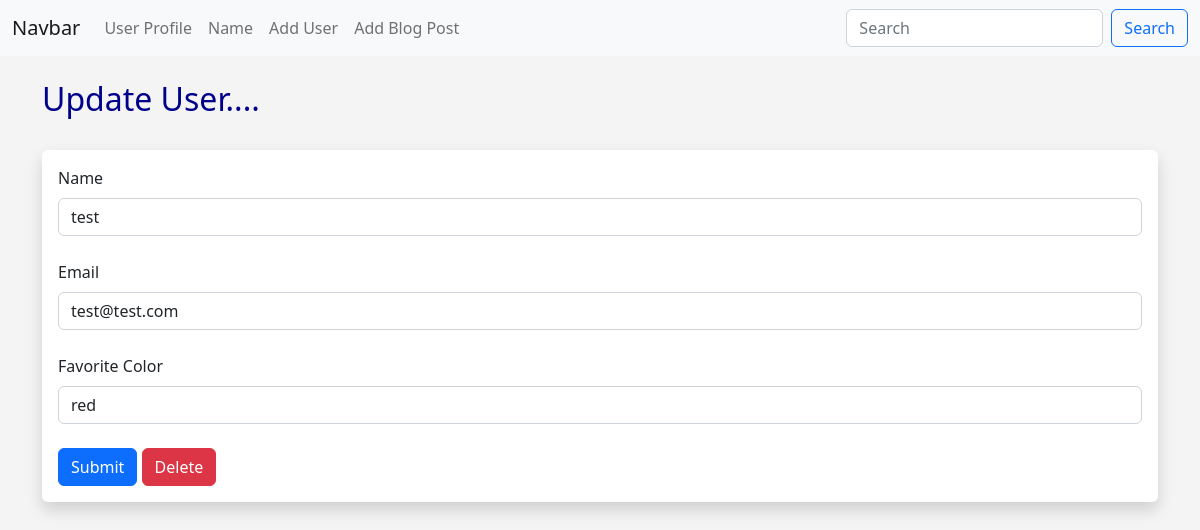
The page /update/1 on the database as committed earlier.
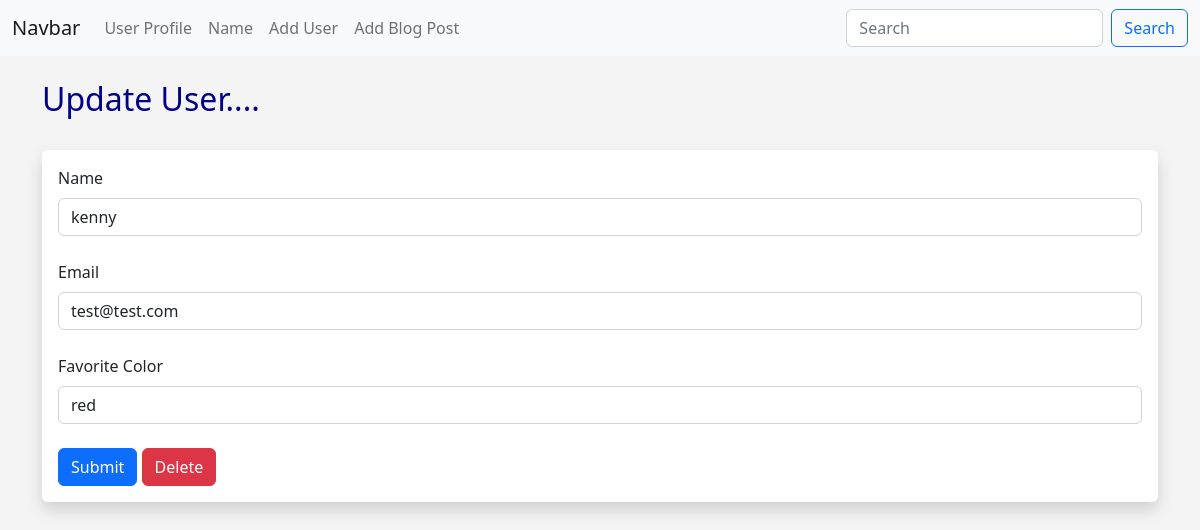
The same page on the database as committed later.
### app.py (models this page shows, shortened)
class User(db.Model):
    id = db.Column(db.Integer, primary_key=True)
    name = db.Column(db.String(50), nullable=False)
    email = db.Column(db.String(200), nullable=False, unique=True)
    favorite_color = db.Column(db.String(50))
    date_added = db.Column(db.DateTime, nullable=False,
                           default=datetime.utcnow)
    password_hash = db.Column(db.String(120))
    @ property
    def password(self):
        raise AttributeError('Password is not a readable attribute')

### app.py (the view)
@ app.route('/update/<int:id>', methods=['GET', 'POST'])
def update_user(id):
    form = UserForm()
    name_to_update = User.query.get_or_404(id)
    if request.method == 'POST':
        name_to_update.name = request.form['name']
        name_to_update.email = request.form['email']
        name_to_update.favorite_color = request.form['favorite_color']
        try:
            db.session.commit()
            flash('User Updated Successfully')
            return render_template('update.html', form=form, name_to_update=name_to_update)
        except:
            flash('There was an issue updating the user')
            return render_template('update.html', form=form, name_to_update=name_to_update)
    else:
        return render_template('update.html', form=form, name_to_update=name_to_update, id=id)

### app.py
class UserForm(FlaskForm):
    name = StringField('Name', validators=[DataRequired()])
    email = StringField('Email', validators=[DataRequired()])
    favorite_color = StringField('Favorite Color')
    password_hash = PasswordField('Password', validators=[DataRequired(), EqualTo(
        'password_hash2', message='Passwords must match')])
    password_hash2 = PasswordField(
        'Confirm Password', validators=[DataRequired()])
    submit = SubmitField('Submit')

### templates/update.html (shortened to what this page needs)
{% extends 'base.html' %}
{% block content %}
{% if name %}
<h1>Update User</h1>
<br><br><br>
<table class="table table-hover table-bordered table-striped">
    {% for our_user in our_users %}
    <tr>
        <td>{{our_user.id}}. <a href="{{url_for('update_user', id=our_user.id)}}">{{our_user.name}}</a> -
            {{our_user.email}} - {{our_user.favorite_color}}</td>
    </tr>
    {% endfor %}
</table>
<br><br>
{% else %}
<h1>Update User....</h1>
<br>
<div class="shadow p-3 mb-5 bg-body rounded">
    <form action="/update/{{name_to_update.id}}" method='POST'>
        {{form.name.label(class="form-label")}}
        {{form.name(class="form-control", value=name_to_update.name)}}
        <br>
        {{form.email.label(class="form-label")}}
        {{form.email(class="form-control", value=name_to_update.email)}}
        <br>
        {{form.favorite_color.label(class="form-label")}}
        {{form.favorite_color(class="form-control", value=name_to_update.favorite_color)}}
        <br>
        {{form.submit(class="btn btn-primary")}}
        <a href="{{url_for('delete', id=id)}}" class="btn btn-danger">Delete</a>
    </form>
</div>
<br><br><br>
{% endif %}
{% endblock %}

### templates/base.html (shortened to what this page needs)
<!doctype html>
<html lang="en">
  <head>
    <link href="https://cdn.jsdelivr.net/npm/bootstrap@5.2.0-beta1/dist/css/bootstrap.min.css" rel="stylesheet">
    <link rel="stylesheet" href="{{url_for('static', filename='css/style.css')}}">
  </head>
  <body>
      {% include 'navbar.html' %}
    <br>
    <div class="container">
        {% block content %}
        {% endblock %}
    </div>
  </body>
</html>

### templates/navbar.html (shortened to what this page needs)
<nav class="navbar navbar-expand-lg bg-light">
    <div class="container-fluid">
      <a class="navbar-brand" href="{{url_for('index')}}">Navbar</a>
      <div class="collapse navbar-collapse" id="navbarSupportedContent">
        <ul class="navbar-nav me-auto mb-2 mb-lg-0">
            <li class="nav-item">
                <a class="nav-link" href="{{url_for('user', name='Kenny')}}">User Profile</a>
            </li>
            <li class="nav-item">
                <a class="nav-link" href="{{url_for('name')}}">Name</a>
            </li>
            <li class="nav-item">
              <a class="nav-link" href="{{url_for('add_user')}}">Add User</a>
          </li>
          <li class="nav-item">
            <a class="nav-link" href="{{url_for('add_post')}}">Add Blog Post</a>
        </li>
        </ul>
        <form class="d-flex" role="search">
          <input class="form-control me-2" type="search" placeholder="Search" aria-label="Search">
          <button class="btn btn-outline-primary" type="submit">Search</button>
        </form>
      </div>
    </div>
  </nav>

### static/css/style.css (style rules this page uses)
h1 { color: darkblue; font-size: 2em; }
body { background-color: #f4f4f4; }
a { text-decoration: none; }

Rows that differ between the two databases and show on the page:
changed User "test@test.com": name "test" → "kenny"
